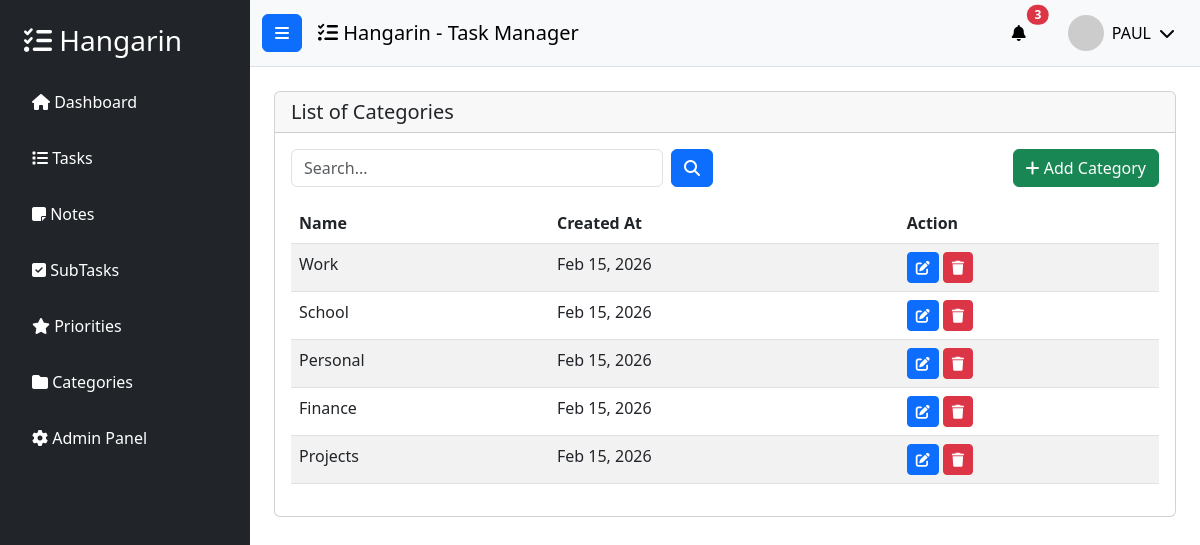
The page /category_list/ (signed in) on the database as committed earlier.
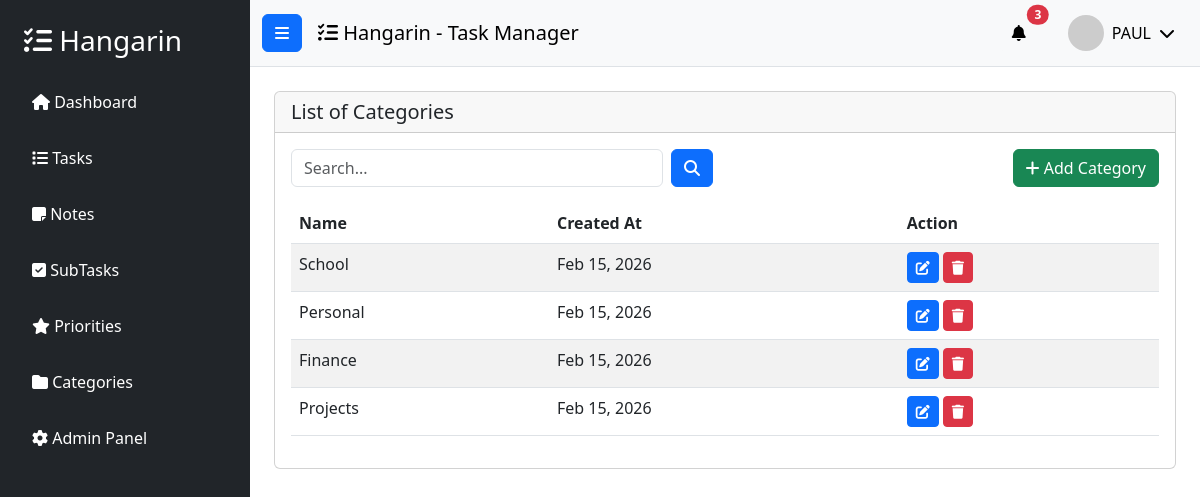
The same page on the database as committed later.
### tasks/models.py (models this page shows, shortened)
class BaseModel(models.Model):
    created_at = models.DateTimeField(auto_now_add=True)
    updated_at = models.DateTimeField(auto_now=True)
    class Meta:
        abstract = True

class Category(BaseModel):
    name = models.CharField(max_length=100)
    class Meta:
        verbose_name = "Category"
        verbose_name_plural = "Categories"

### tasks/views.py (the view)
# urls.py: path('category_list/', views.CategoryList.as_view(), name='category-list'),
class CategoryList(LoginRequiredMixin, ListView):
    model = Category
    context_object_name = 'categories'
    template_name = 'category_list.html'
    paginate_by = 5
    login_url = '/accounts/login/'
    def get_queryset(self):
        queryset = super().get_queryset()
        query = self.request.GET.get('q')
        if query:
            queryset = queryset.filter(Q(name__icontains=query))
        return queryset

### templates/category_list.html (shortened to what this page needs)
{% extends 'base.html' %}
{% load static %}
{% block content %}
<div class="row">
    <div class="col-12">
        <div class="card">
            <div class="card-header">
                <h5 class="card-title mb-0">List of Categories</h5>
            </div>
            <div class="card-body">
                <div class="row mb-3">
                    <div class="col-md-6">
                        <form class="d-flex" action="">
                            <input type="text" placeholder="Search..." class="form-control me-2" />
                            <button class="btn btn-primary" type="submit">
                                <i class="fas fa-search"></i>
                            </button>
                        </form>
                    </div>
                    <div class="col-md-6 text-end">
                        <a href="{% url 'category-add' %}" class="btn btn-success">
                            <i class="fas fa-plus"></i> Add Category
                        </a>
                    </div>
                </div>
                <table class="table table-striped">
                    <thead>
                        <tr>
                            <th>Name</th>
                            <th>Created At</th>
                            <th>Action</th>
                        </tr>
                    </thead>
                    <tbody>
                        {% for category in object_list %}
                        <tr>
                            <td>{{ category.name }}</td>
                            <td>{{ category.created_at|date:"M d, Y" }}</td>
                            <td>
                                <a href="{% url 'category-update' category.id %}" class="btn btn-sm btn-primary">
                                    <i class="fas fa-edit"></i>
                                </a>
                                <a href="{% url 'category-delete' category.id %}" class="btn btn-sm btn-danger">
                                    <i class="fas fa-trash"></i>
                                </a>
                            </td>
                        </tr>
                        {% empty %}
                        <tr>
                            <td colspan="3" class="text-center">No categories found</td>
                        </tr>
                        {% endfor %}
                    </tbody>
                </table>
            </div>
        </div>
    </div>
</div>
{% endblock %}

### templates/base.html (shortened to what this page needs)
{% load static %}
<!DOCTYPE html>
<html lang="en">
<head>
    <link href="https://cdn.jsdelivr.net/npm/bootstrap@5.3.0/dist/css/bootstrap.min.css" rel="stylesheet">
    <link rel="stylesheet" href="https://cdnjs.cloudflare.com/ajax/libs/font-awesome/6.4.0/css/all.min.css">
</head>
<body>
    <div class="wrapper d-flex">
        <nav id="sidebar" class="bg-dark text-white" style="width: 250px; min-height: 100vh;">
            <div class="p-4">
                <h3 class="mb-4">
                    <i class="fas fa-tasks"></i> Hangarin
                </h3>
                <ul class="list-unstyled">
                    <li class="mb-3">
                        <a href="{% url 'home' %}" class="text-white text-decoration-none d-block p-2 rounded hover-bg">
                            <i class="fas fa-home"></i> Dashboard
                        </a>
                    </li>
                    <li class="mb-3">
                        <a href="{% url 'task-list' %}" class="text-white text-decoration-none d-block p-2 rounded hover-bg">
                            <i class="fas fa-list"></i> Tasks
                        </a>
                    </li>
                    <li class="mb-3">
                        <a href="{% url 'note-list' %}" class="text-white text-decoration-none d-block p-2 rounded hover-bg">
                            <i class="fas fa-sticky-note"></i> Notes
                        </a>
                    </li>
                    <li class="mb-3">
                        <a href="{% url 'subtask-list' %}" class="text-white text-decoration-none d-block p-2 rounded hover-bg">
                            <i class="fas fa-check-square"></i> SubTasks
                        </a>
                    </li>
                    <li class="mb-3">
                        <a href="{% url 'priority-list' %}" class="text-white text-decoration-none d-block p-2 rounded hover-bg">
                            <i class="fas fa-star"></i> Priorities
                        </a>
                    </li>
                    <li class="mb-3">
                        <a href="{% url 'category-list' %}" class="text-white text-decoration-none d-block p-2 rounded hover-bg">
                            <i class="fas fa-folder"></i> Categories
                        </a>
                    </li>
                    <li class="mb-3">
                        <a href="/admin/" class="text-white text-decoration-none d-block p-2 rounded hover-bg">
                            <i class="fas fa-cog"></i> Admin Panel
                        </a>
                    </li>
                </ul>
            </div>
        </nav>
        <div class="flex-fill">
            <nav class="navbar navbar-expand-lg navbar-light bg-light border-bottom">
                <div class="container-fluid">
                    <button class="btn btn-primary me-3" id="sidebarToggle">
                        <i class="fas fa-bars"></i>
                    </button>
                    <span class="navbar-brand mb-0 h1">
                        <i class="fas fa-tasks"></i> Hangarin - Task Manager
                    </span>
                    <div class="ms-auto d-flex align-items-center">
                        <div class="dropdown me-3">
                            <button class="btn btn-light position-relative" type="button" id="notificationDropdown" data-bs-toggle="dropdown">
                                <i class="fas fa-bell"></i>
                                <span class="position-absolute top-0 start-100 translate-middle badge rounded-pill bg-danger">
                                    3
                                </span>
                            </button>
                        </div>
                        <div class="dropdown">
                            <button class="btn btn-light d-flex align-items-center" type="button" id="userDropdown" data-bs-toggle="dropdown">
                                <img src="https://ui-avatars.com/api/?name={{ user.username|default:'User' }}&background=007bff&color=fff&size=36"
                                     alt="user"
                                     class="rounded-circle me-2"
                                     width="36"
                                     height="36">
                                <span class="d-none d-md-inline">
                                    {% if user.is_authenticated %}
                                        {{ user.username }}
                                    {% else %}
                                        Guest
                                    {% endif %}
                                </span>
                                <i class="fas fa-chevron-down ms-2"></i>
                            </button>
                        </div>
                    </div>
                </div>
            </nav>
            <div class="container-fluid p-4">
                {% block content %}
                {% endblock %}
            </div>
        </div>
    </div>
</body>
</html>

Rows that differ between the two databases and show on the page:
removed Category: name "Work", created_at "Feb 15, 2026"
